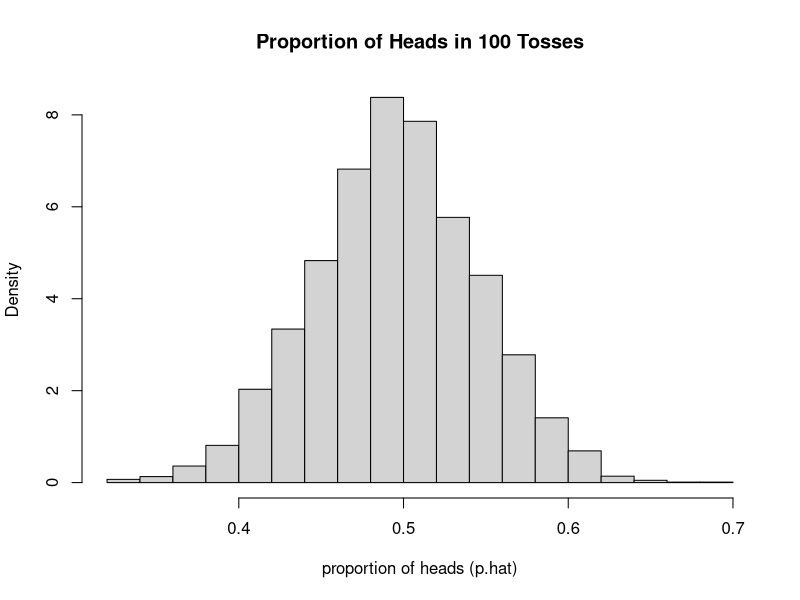
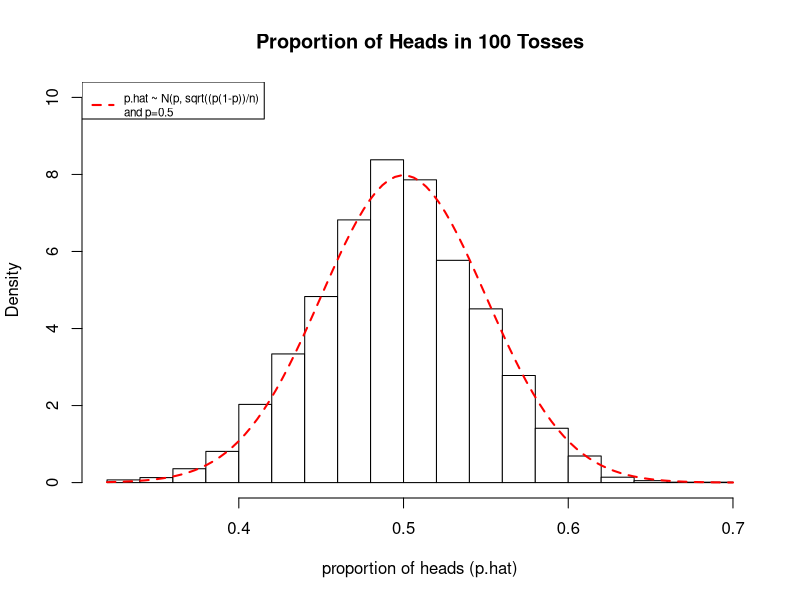
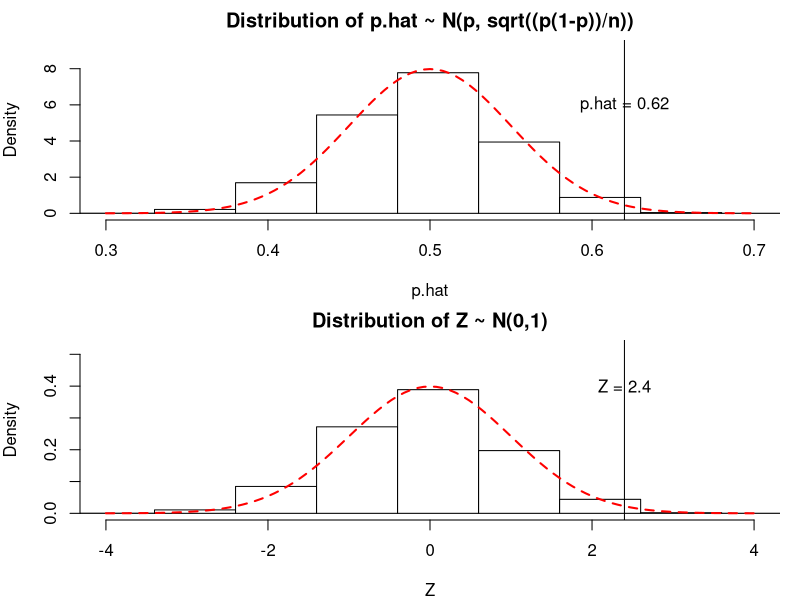
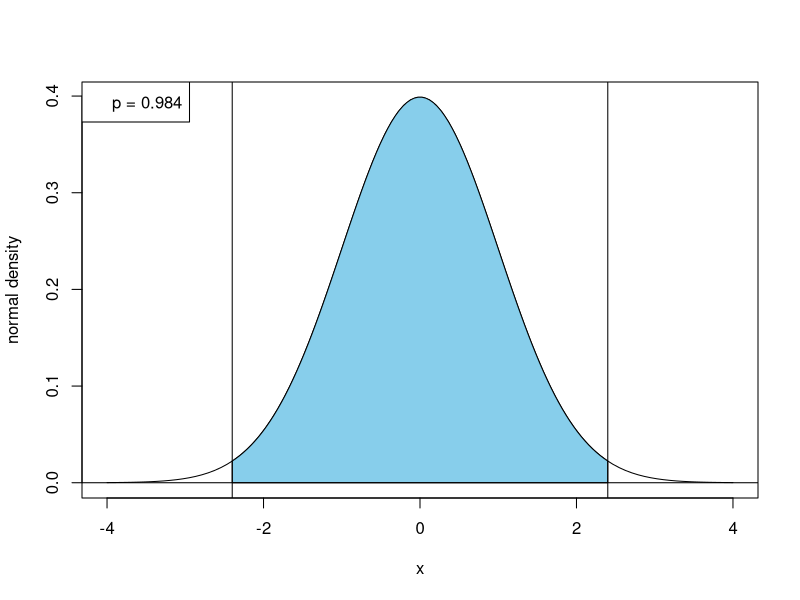
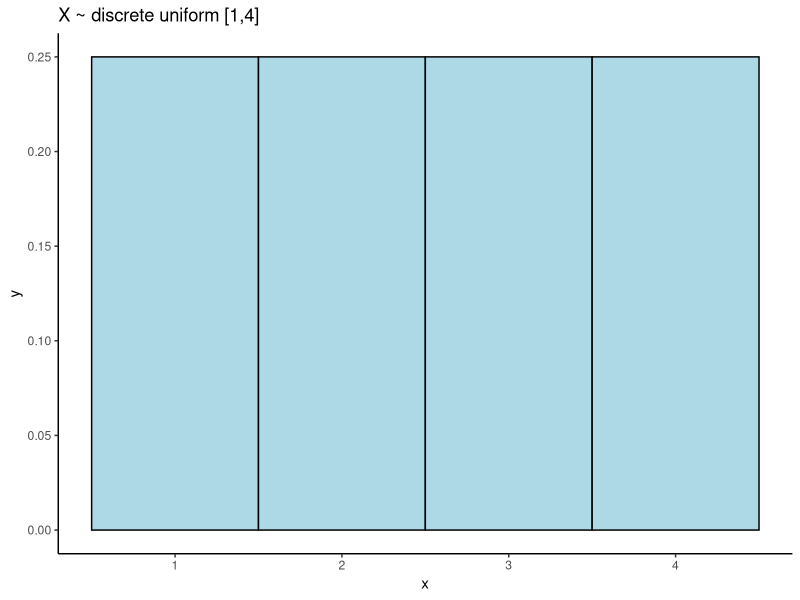
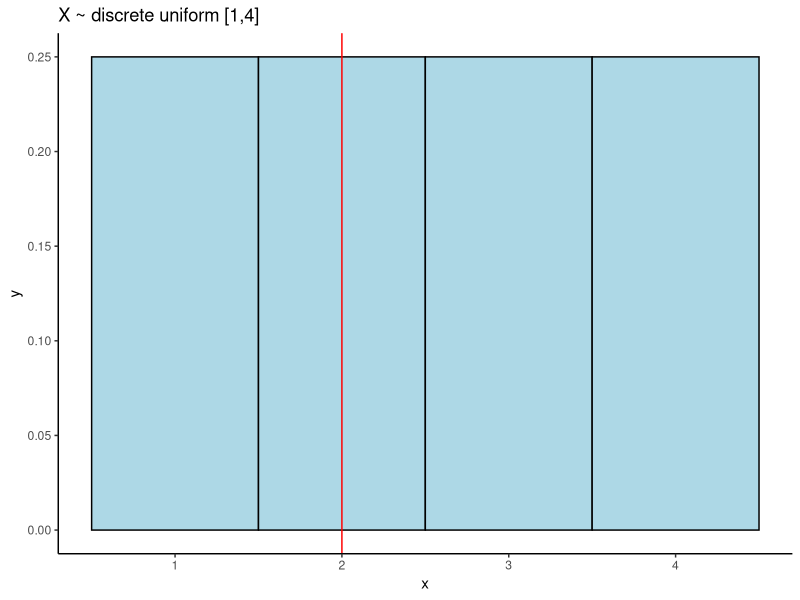
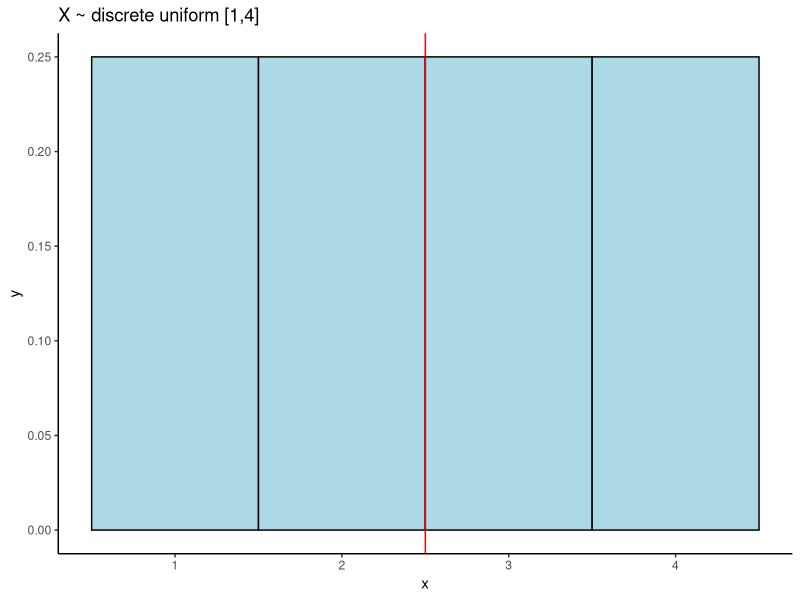

Recreate these plots in R, in order.
####################################################
# Intro to hypothesis testing:
####################################################

###################################################################
# Suppose I want to determine if a coin is biased. 
# I'll flip the coin 100 times, if the proportion of heads I get
# is much more or less than I'd expect by chance, then
# I conclude the coin is biased.
###################################################################

# What proportion of heads do I expect to get by chance? 
# We will use simulations to get the empirical distribution 
# of this proportion
prop.heads <- function(n) {
  tosses <- sample(c("H", "T"), n, replace= TRUE)
  proportion <- sum(tosses == "H") / length(tosses)
  return(proportion)
}


p.hat = replicate(5000, prop.heads(100))
hist(p.hat, prob = TRUE, xlab = "proportion of heads (p.hat)", 
     main = "Proportion of Heads in 100 Tosses")

###############################################################
# Fact: if p.hat is the distribution of a sample proportion 
# calculated from a population with mean mu = p, then its 
# standard deviation is sigma / sqrt(n), where sigma = 
# sqrt(p(1-p)) and n is the sample size. Furthermore, 
# the distribution is approximately normal!
###############################################################

####################################################
# histogram with normal distribution
####################################################
hist.norm <- function(X, mu, sigma, ylim = NULL, ...) { 
  h = hist(X, plot = FALSE)
  col = rep("white", length(h$breaks))
  
  m = max( max(h$density), dnorm(mu, mean = mu, sd = sigma))
  m = m +0.1*m  
  if (is.null(ylim)) {
    ylim = c(0,m)
  }
  
  hist(X, prob = TRUE, ylim = ylim, col = col, ...)
  
  curve(dnorm(x, mean = mu, sd = sigma), col = "red", lty = 2, lwd = 2, 
        add = TRUE)
}

n <- 100 
p <- 0.5
mu <- p
sigma <- sqrt(p*(1-p))

hist.norm(p.hat, mu, sigma / sqrt(n), main = "Proportion of Heads in 100 Tosses",
          xlab = "proportion of heads (p.hat)", ylim = c(0,10))
legend("topleft", legend = "p.hat ~ N(p, sqrt((p(1-p))/n)\nand p=0.5",
       lwd = 2, lty = 2, col = "red", cex = .7)

#################################################
# The variable p.hat can be transformed
# Let Z = (p.hat - mu) / (sigma / sqrt(n)),
# and Z ~ N(0,1)
#################################################

#################################################
# Let's look at the distribution of Z and 
# compare this to the distribution of p.hat
# Let's also assume that when we flipped a coin
# 100 times, we got heads 62% of the time
#################################################

###############################################################
# observed.Z is our test statistic which follows
# a known distribution under the null hypothesis
# The p-value is the probability that under the null 
# hypothesis, the test statistic exceeds its value in 
# either direction

# You only need to understand the following from the code 
# below: The distribution of p.hat is (approximately) 
# normal with mean of p, and standard deviation of 
# sqrt(p(1-p)/n); we can calculate the z-value of p.hat by
# subtracting the mean and dividing by its standard deviation
###############################################################

Z <- (p.hat - mu) / (sigma / sqrt(n))
observed <- 0.62
observed.Z <- (observed - mu) / (sigma / sqrt(n))

## graphing parameters
m1 <- min(p.hat) - .05
m2 <- max(p.hat) + .05
breaks <- seq(m1, m2,by=.05)
breaksZ <- (breaks - mu) / (sigma / sqrt(n))
xlim <- c(0.3, 0.7)
xlimZ <- (xlim - mu) / (sigma / sqrt(n))
par.orig <- par(mfrow = c(2,1), mar = c(4,4,2,1))
hist.norm(p.hat, mu, sigma / sqrt(n), xlim = xlim, 
          main = "Distribution of p.hat ~ N(p, sqrt((p(1-p))/n))",
          xlab = "p.hat", breaks = breaks)
abline(v = observed)
text(0.62, 6, "p.hat = 0.62")
hist.norm(Z, 0, 1 , xlim = xlimZ, 
          main = "Distribution of Z ~ N(0,1)",
          xlab = "Z", breaks = breaksZ)
abline(v = observed.Z)
text(observed.Z, 0.4, "Z = 2.4")
par(par.orig)

# Note the relationship between the distributions! 
# P(p.hat > 0.62) is the same as P(Z > 2.4)

########################################################################
# Shades the area under the normal curve between a and b 
# This area corresponds to P (a <= x <= b) when X ~ N (mean, sd)
# For P (x <= b) set a = -Inf
# For P (x >= a) set b = Inf
########################################################################
shade.norm <- function(a,b, mean = 0, sd = 1,  ...) {
  m1 = mean-4*sd
  if (!is.infinite(a)) m1 = min(a,m1)
  m2 = mean+4*sd
  if (!is.infinite(b)) m2 = max(b,m2)
  
  x = seq(m1,m2, length.out = 100)
  plot(x, dnorm(x, mean = mean, sd = sd), type = "l", ylab = "normal density", ...)
  if (is.infinite(a)) a = m1
  if (is.infinite(b)) b = m2
  r = seq(a,b,length.out=100)
  cord.x <- c(a,r,b)
  cord.y <- c(0,dnorm(r, mean = mean, sd = sd),0)
  polygon(cord.x,cord.y,col='skyblue')
  abline(h = 0)
  
  p = pnorm(b, mean = mean, sd = sd) - pnorm(a, mean = mean, sd = sd)
  legend("topleft", legend = paste("p = ", round(p,3), sep = ""))
  
}

#####################################################
# p-value is area in unshaded region, corresponding
# to the probability of observing a test statistic
# more extreme (in either direction) than what is
# expected by chance (assuming H0 is true)
#####################################################
pos.observed.Z <- abs(observed.Z)
neg.observed.Z <- -pos.observed.Z
shade.norm(neg.observed.Z, pos.observed.Z)
abline(v = neg.observed.Z)
abline(v = pos.observed.Z)

p.value <- 2*(pnorm(neg.observed.Z))
p.value

#####################################################
# If p-value is small (generally < 0.05), we
# reject the null hypothesis and accept the
# alternative. This is because the observed test
# statistic is not likely under the null hypothesis
#####################################################

##################################################
# hypothesis test for single proportion in R
#################################################
# compare this to p-value above 
p1 <- prop.test(62, 100, correct = FALSE)
p1$p.value

sqrt(p1$statistic)

# conclusion:
#  Because p-value < 0.05, we reject H0 and accept H1
#  We have sufficient evidence to conclude that the
#  coin is biased

###################################################
# Need for continuity correction:
# There is an issue with the normal approximation,
# because we are using a continuous distribution
# to approximate a discrete random variable

# Consider the uniform probability distribution 
# for selecting a number X between 1 and 4

# What is P(X <= 2) 
###################################################

library(ggplot2)
df <- data.frame(x = 1:4, y = 1/4)
myplot <- ggplot(df, aes(x,y)) + 
  geom_col(color = 'black', fill = 'lightblue', width = 1) + 
  theme_classic() + ggtitle('X ~ discrete uniform [1,4]') 
myplot

# But looking at the area under the curve to the left of 
# 2 will not give us the correct answer:
myplot + geom_vline(xintercept = 2, color = 'red')

# This is because the 'bar' at 2 actually spans from
# 1.5 - 2.5. To find the area under the curve, we
# make a 'correction' by adding/subtracting 0.5

myplot + geom_vline(xintercept = 2.5, color = 'red')

###################################################

###################################################
## It is more accurate to use the 
## 'continuity correction' for hypothesis testing
## for a proportion, which makes an adjustment
## similar to the one described above
###################################################
p2 <- prop.test(62, 100, correct = TRUE)
p2$p.value
